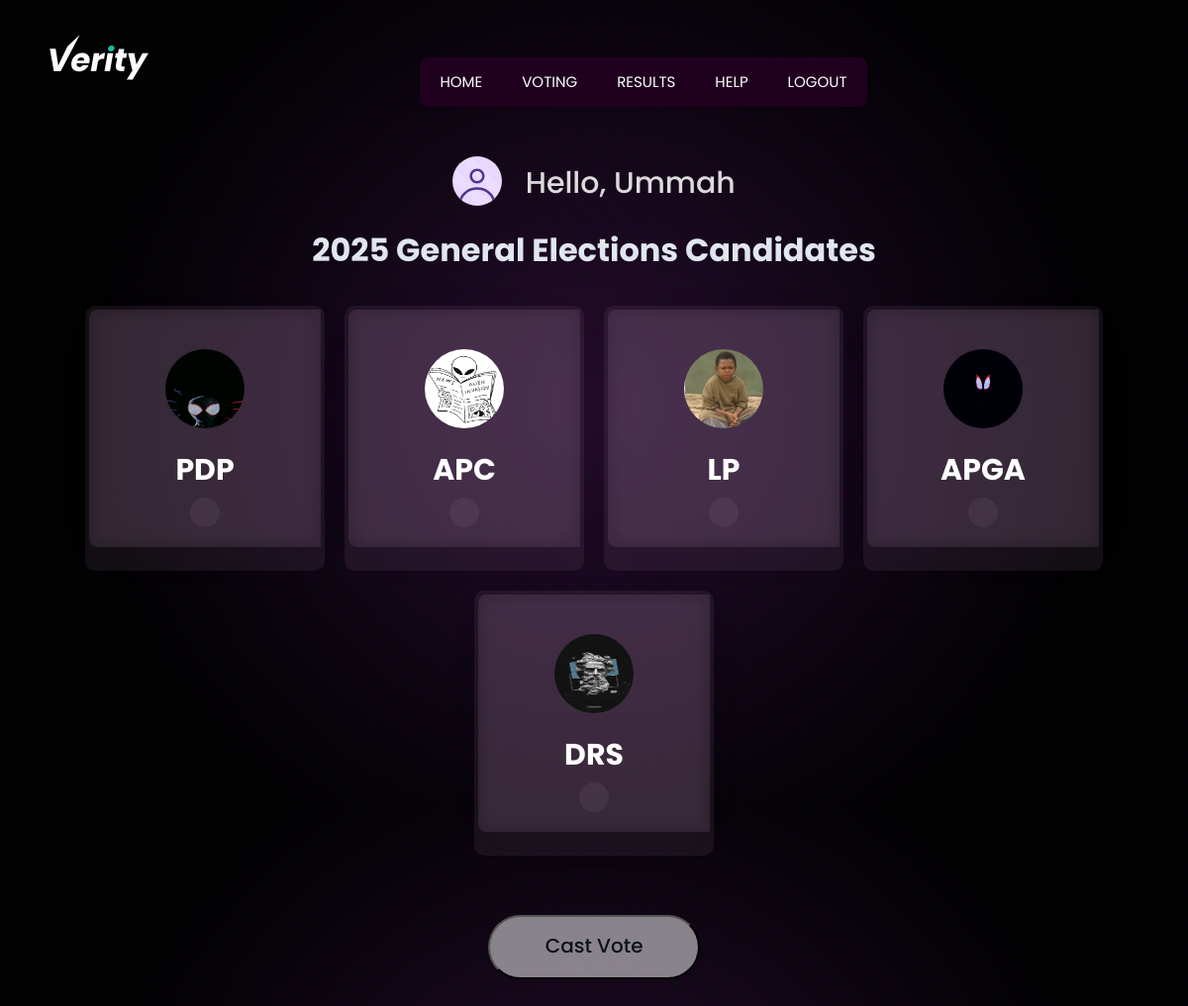
Screenshot of /voting/ (signed in) with the database file from the repository.
### users/models.py (models this page shows, shortened)
class User(AbstractBaseUser, PermissionsMixin):
    ROLE_CHOICES = [
        ('admin', 'Admin'),
        ('voter', 'Voter'),
    ]
    username = models.CharField(max_length=20, unique=True)
    password = models.CharField(max_length=255)  # Make sure it's large enough
    role = models.CharField(max_length=10, choices=ROLE_CHOICES, default='voter')
    voterID = models.CharField(max_length=20, unique=True)
    wallet_address = models.CharField(max_length=42, unique=True, default='0xFF5687dd63d55b6B5990bD2ad27927d5b9DAA6c1')  # Add wallet address field
    is_active = models.BooleanField(default=True)
    is_staff = models.BooleanField(default=False)
    objects = UserManager()
    USERNAME_FIELD = 'username'  # Use username for authentication
    REQUIRED_FIELDS = ['password', 'role', 'voterID', 'wallet_address']  # Fields required for user creation

### main/models.py (models this page shows, shortened)
class Candidate(models.Model):
    name = models.CharField(max_length=255)
    description = models.TextField()
    image = models.ImageField(upload_to='images/', null=True, blank=True)
    created_at = models.DateTimeField(auto_now_add=True)

### main/views.py (the view)
# urls.py: path('voting/', views.voting, name='voting'),
@login_required
def voting(request):
    voting = Candidate.objects.all()
    context = {
        'voting': voting,
    }
    return render(request, 'voting.html',context)

### main/templates/voting.html (shortened to what this page needs)
{% load static %}
<!DOCTYPE html>
<html lang="en">
<head>
    <link rel="stylesheet" type="text/css" href="{% static 'style.css' %}">
</head>
<body>
    <div class="hero">
    <header>
        <img src="{% static 'images/Verity.svg' %}" class="logo">
        <nav style="--link-count: 6;">
            <a href="/" style="--link-index: 0;">Home</a>
            <a href="/voting" style="--link-index: 1;">Voting</a>
            <a href="/results" style="--link-index: 2;">Results</a>
            <a href="/help" style="--link-index: 3;">Help</a>
            {% if user.is_authenticated %}
                <a href="{% url 'logout' %}" style="--link-index: 4;">Logout</a>
            {% else %}
                <a href="{% url 'user_login' %}" style="--link-index: 4;">Login</a>
            {% endif %}
        </nav>
    </header>
    </div>
    <div class="candidate-list" style="margin-top: 50px;">
        <div class="voter-info"><img src="{% static '/images/Generic avatar.svg' %}"><span style="color: #dddddd;">Hello, {{user.username}}</span> </div>
        <h1>2025 General Elections Candidates</h1>
    </div>
    <form method="POST" action="/cast_vote/">
        <div class="radio-buttons">
            {% for voting in voting %}
            <label class="custom-radio">
                <div class="radio-btn">
                    <div class="content">
                        <div class="profile-image">
                            <img src="{{ voting.image.url }}">
                        </div>
                        <h2>{{ voting.name }}</h2>
                        <span class="check-icon">
                            <span class="icon"></span>
                        </span>
                    </div>
                </div>
            </label>
            {% endfor %}
        </div>
        <div class="centralised-button">
            <button type="submit" style="margin-top: 50px;">Cast Vote</button>
        </div>
    </form>
</body>
</html>

### main/static/style.css (style rules this page uses)
body { background-color: #0d1117; background-image: radial-gradient(circle at center, rgba(128, 0, 128, 0.2) 0%, rgba(0, 0, 0, 0.9) 70%); color: #e2e8f0; font-family: poppins, sans-serif; margin-left: 50px; margin-right: 50px; height: 100vh; }
body::before { content: ""; position: fixed; top: 0; left: 0; width: 100%; height: 100%; background: repeating-linear-gradient( 45deg, rgba(128, 0, 128, 0.1), rgba(128, 0, 128, 0.1) 10px, transparent 10px, transparent 20px ); opacity: 0.2; pointer-events: none; }
header { display: flex; justify-content: space-between; }
.hero { display: flex; justify-content: space-evenly; flex-direction: column; }
.logo { height: 100px; width: 100px; }
.centralised-button { display: flex; justify-content: center; align-items: center; padding-bottom: 50px; }
button { display: inline-flex; padding: 14.452px 55.71px 16.548px 56px; justify-content: center; align-items: center; border-radius: 90.323px; background: rgba(255, 255, 255, 0.50); backdrop-filter: blur(3.612903118133545px); color: #0D111C; font-family: Poppins; font-size: 20px; font-style: normal; font-weight: 500; line-height: normal; }
nav { position: relative; margin: 50px auto 0; width: auto; height: 50px; background: rgb(31, 1, 31); border-radius: 8px; font-size: 0; box-shadow: 0 2px 3px 0 rgba(0, 0, 0, .1); display: flex; justify-content: center; }
nav a { font-size: 15px; text-transform: uppercase; color: white; text-decoration: none; line-height: 50px; position: relative; z-index: 1; display: inline-block; text-align: center; padding: 0 20px; }
.candidate-list { display: flex; align-items: center; flex-direction: column; }
.voter-info { display: inline-flex; padding: 0px 0.547px 0px 0px; justify-content: center; align-items: flex-end; gap: 24.172px; color: #000; font-family: Poppins; font-size: 30px; font-style: normal; font-weight: 500; line-height: normal; }
.voter-info img { width: 50px; height: 50px; }
.radio-buttons { width: 100%; margin: 0 auto; display: flex; justify-content: center; flex-wrap: wrap; }
.radio-btn { position: relative; width: 234px; height: 260px; margin: 10px; background-color: #aa87ad1c; border: 4px solid transparent; border-radius: 10px; cursor: pointer; backdrop-filter: blur(10px); }
.radio-btn .content { padding: 20px; display: flex; flex-direction: column; justify-content: center; align-items: center; background-color: #aa87ad1c; backdrop-filter: blur(10px); }
.radio-btn .profile-image { width: 80px; height: 80px; margin: 20px 0; border-radius: 50%; overflow: hidden; }
.radio-btn .profile-image img { width: 100%; height: 100%; user-select: none; }
.radio-btn h2 { margin-top: 0px; color: #FFF; margin-bottom: 5px; font-size: 30px; text-transform: capitalize; }
.radio-btn .check-icon { width: 30px; height: 30px; background-color: #aa87ad1c; border-radius: 50%; display: flex; align-items: center; justify-content: center; overflow: hidden; }
.radio-btn .check-icon .icon { display: inline-block; position: relative; width: 18px; height: 8px; margin-top: -2px; transform: rotate(-40deg); }
.radio-btn .check-icon .icon::before { content:""; width: 3px; height: 100%; background-color: #ffffff; position: absolute; left: 0; bottom: 0; border-radius: 10px; box-shadow: -2px 0 5px rgba(0,0,0,0.231); transform: scaleY(0); transform-origin: top; transition: all 0.2s ease-in-out; }
.radio-btn .check-icon .icon::after { content:""; width: 100%; height: 3px; background-color: #ffffff; position: absolute; left: 0; bottom: 0; border-radius: 10px; box-shadow: 0 3px 5px rgba(0,0,0,0.231); transform: scaleX(0); transform-origin: left; transition: all 0.2s ease-in-out; }
.content { flex-basis: 50%; padding: 3em 3em; background: #5d1f756c; box-shadow: 2px 9px 49px -17px rgba(0, 0, 0, .1); border-top-left-radius: 8px; border-bottom-left-radius:8px ; }

### rows the page displays
User: username "Ummah"
Candidate: image (picture), name "PDP"
Candidate: image (picture), name "APC"
Candidate: image (picture), name "LP"
Candidate: image (picture), name "APGA"
Candidate: image (picture), name "DRS"
